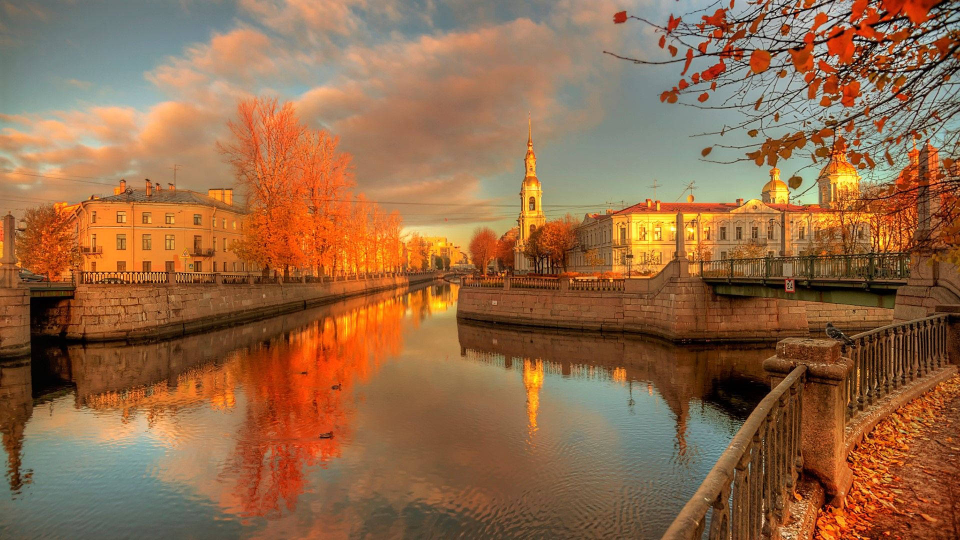
#> input picture petersburg.jpg, 1920 x 1080 px, found by its file name (shown at 1/2 size)
$ python Sobel.py   (older library calls are emulated)
#> lines starting #> are read from the running program, lines starting #| are printed output that depends on the picture
import cv2
# Sobel looks at the 1st derivative
# Sobel is more robust to noise than Laplacian
# Sobel also has a Gaussian smoothing embedded in it when taking derivatives. Therefore, it is more robust to noise than Laplacian.
# The biggest difference of Sobel is that it is Directional.
# Horizontal Derivative (G_x) = [ [-1,0-1] , [-2,0,2] , [-1,0,1] ]
# Vertical Derivative (G_y) = [ [-1,-2,-1] , [0,0,0] , [1,2,1] ]

image =cv2.imread("petersburg.jpg")
#> image is the input picture: shape (1080, 1920, 3); mean B, G, R 71.8, 105.5, 147.7
image=cv2.resize(image,(400,400))
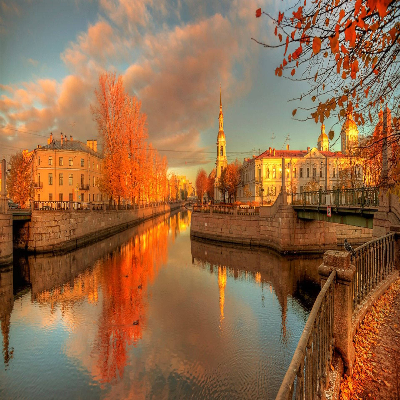
#> image: shape (400, 400, 3); mean B, G, R 71.7, 105.4, 147.6


# dx=1, dy=0 -> Derivative only in the X direction (Vertical edges)
# dx=0, dy=1 -> Derivative only in the Y direction (Horizontal edges)
# ksize=3 -> 3x3 kernel

sobel_x = cv2.Sobel(src=image, ddepth=cv2.CV_64F, dx=1, dy=0, ksize=3)
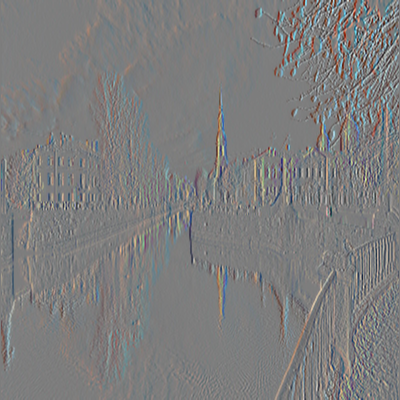
#> sobel_x: shape (400, 400, 3) float64; mean B, G, R -0.6, -0.7, -0.4; drawn with min black and max white
sobel_y = cv2.Sobel(src=image, ddepth=cv2.CV_64F, dx=0, dy=1, ksize=3)
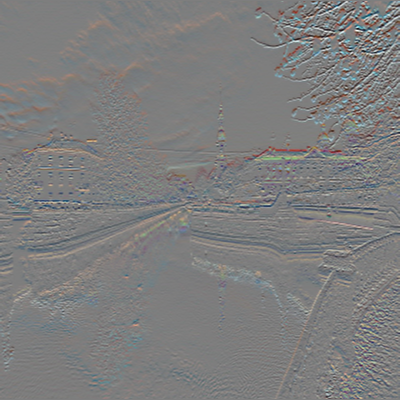
#> sobel_y: shape (400, 400, 3) float64; mean B, G, R -1.3, -1, -0.7; drawn with min black and max white

# Converting to Absolute Value
# We convert negative slopes (white to black) to positive.

abs_sobel_x = cv2.convertScaleAbs(sobel_x)
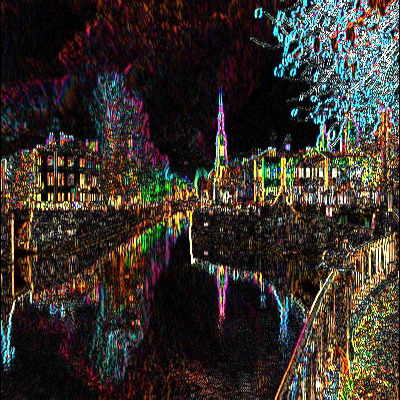
#> abs_sobel_x: shape (400, 400, 3); mean B, G, R 42.7, 49, 55.1
abs_sobel_y = cv2.convertScaleAbs(sobel_y)
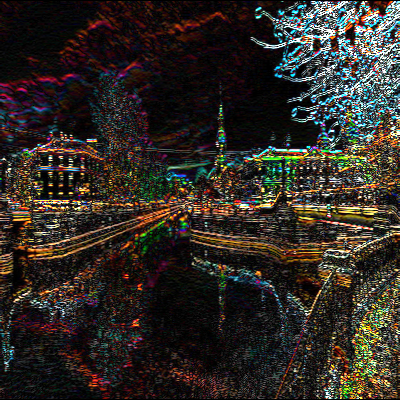
#> abs_sobel_y: shape (400, 400, 3); mean B, G, R 37.9, 43.3, 48.6

# Combining Two Directions (Gradient Magnitude)
# Approximate method: Add the two weighted (faster)
combined_sobel = cv2.addWeighted(abs_sobel_x, 0.5, abs_sobel_y, 0.5, 0)
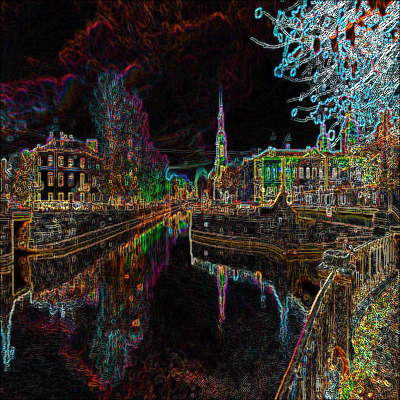
#> combined_sobel: shape (400, 400, 3); mean B, G, R 40.3, 46.1, 51.9

collage= cv2.hconcat([image,abs_sobel_x,abs_sobel_y,combined_sobel])
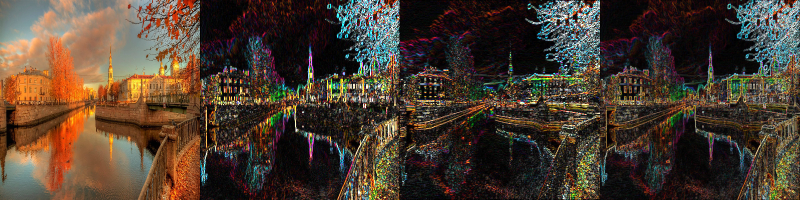
#> collage: shape (400, 1600, 3) (shown at 1/2 size); mean B, G, R 48.2, 61, 75.8
cv2.imshow("Sobel", collage)
cv2.waitKey(0)
cv2.destroyAllWindows()
